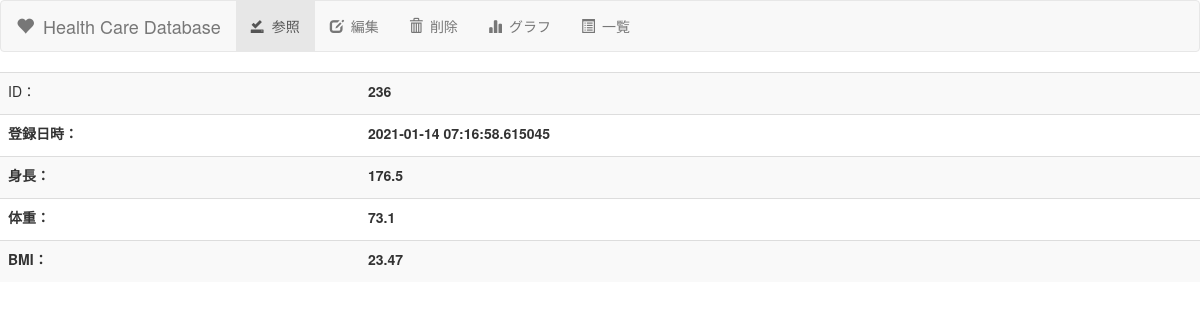
The page /detail/236 on the database its author committed.
### tables this page shows
CREATE TABLE health(
                          data_id INTEGER PRIMARY KEY AUTOINCREMENT
                        , regist_datetime TEXT
                        , height FLOAT
                        , weight FLOAT
                        , bmi FLOAT);

### web_health_manage.py (the view)
@app.route('/detail/<int:id>', methods=['GET'])
def get_detail(id):
    health = db_util.select_by_key(id)
    return render_template('web_health_detail.html', health=health)

### lib/com_db.py (called while the page is built)
    def select_by_key(self, data_id):
        conn = sqlite3.connect(self.db_file)
        curs = conn.cursor()
        select = '''SELECT
                    data_id
                        , regist_datetime
                        , height
                        , weight
                        , bmi
                    FROM
                        health
                    WHERE
                        data_id = ?'''
        curs.execute(select, (data_id,))
        row = curs.fetchone()
        curs.close()
        health = Health(row[0], row[1], row[2], row[3], row[4])
        conn.close()
        return health

### templates/web_health_detail.html (shortened to what this page needs)
<!DOCTYPE html>
<html lang="ja">
	<head>
		<link href="https://maxcdn.bootstrapcdn.com/bootstrap/3.3.1/css/bootstrap.min.css" rel="stylesheet">
	</head>
    <body>
        <nav class="navbar navbar-default">
            <div class="container-fluid">
                <div class="navbar-header">
                    <a class="navbar-brand" href="/list"><span class="glyphicon glyphicon-heart" aria-hidden="true"></span>&ensp;Health Care Database</a>
                </div>
                <div class="collapse navbar-collapse" id="navbarHealth">
                    <ul class="nav navbar-nav">
                        <li class="active"><a href="#"><span class="glyphicon glyphicon-saved" aria-hidden="true"></span>&ensp;参照</a></li>
                        <li><a href="/edit/{{ health.data_id }}"><span class="glyphicon glyphicon-edit" aria-hidden="true"></span>&ensp;編集</a></li>
                        <li><a href="/delete/{{ health.data_id }}"><span class="glyphicon glyphicon-trash" aria-hidden="true"></span>&ensp;削除</a></li>
                        <li><a href="/graph"><span class="glyphicon glyphicon-stats" aria-hidden="true"></span>&ensp;グラフ</a></li>
                        <li><a href="/list"><span class="glyphicon glyphicon-list-alt" aria-hidden="true"></span>&ensp;一覧</a></li>
                    </ul>
                </div>
            </div>
        </nav>
        <div class="table-responsive">
            <form method="post" action="/edit">
                <table class="table table-striped" width="70%">
                    <tr>
                        <td width="30%">ID：</td>
                        <td width="70%">
                            <label>{{ health.data_id }}</label>
                        </td>
                    </tr>
                    <tr>
                        <th>登録日時：</td>
                        <td>
                            <label>{{ health.regist_datetime }}</label>
                        </td>
                    </tr>
                    <tr>
                        <th>身長：</td>
                        <td>
                            <label>{{ health.height }}</label>
                        </td>
                    </tr>
                    <tr>
                        <th>体重：</td>
                        <td>
                            <label>{{ health.weight }}</label>
                        </td>
                    </tr>
                    <tr>
                        <th>BMI：</td>
                        <td>
                            <label>{{ health.bmi }}</label>
                        </td>
                    </tr>
                </table>
            </form>
        </div>
    </body>
</html>

### rows shown on the page
health: data_id "236", regist_datetime "2021-01-14 07:16:58.615045", height "176.5", weight "73.1", bmi "23.47"
